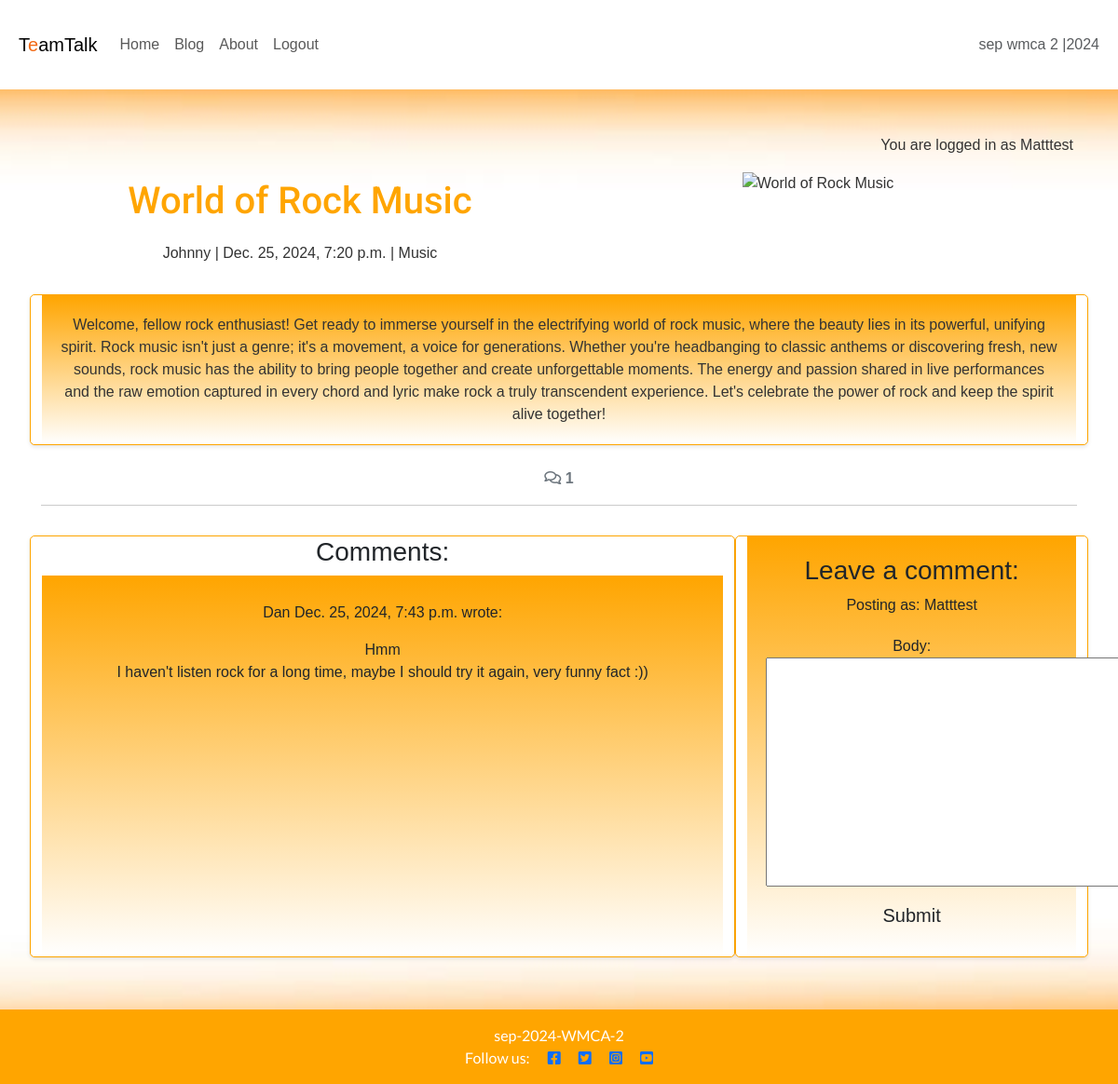
/blog/welcome-to-the-rock/ (signed in), run on the app's committed database.
### blog/models.py (models this page shows, shortened)
class Post(models.Model):
    title = models.CharField(max_length=100)
    slug = models.SlugField(max_length=100)
    author_id = models.ForeignKey(
    User, on_delete=models.CASCADE, related_name="blog_posts"
    )
    featured_image = CloudinaryField('image', default='placeholder')
    content = models.TextField()
    category = models.ForeignKey(
        Category,
        on_delete=models.SET_NULL,
        null=True,
        blank=True, related_name='posts', default=1)
    created_at = models.DateTimeField(auto_now_add=True)
    updated_at = models.DateTimeField(auto_now=True)
    status = models.CharField(
        max_length=20,
        choices=[('draft', 'Draft'), ('published', 'Published')],
        default='draft'
    )

class Category(models.Model):
    name = models.CharField(max_length=100, unique=True)
    description = models.TextField(blank=True, null=True)
    author = models.ForeignKey(User, on_delete=models.CASCADE, related_name="categories")

class Comment(models.Model):
    post = models.ForeignKey(Post, on_delete=models.CASCADE,
                             related_name="comments")
    author = models.ForeignKey(
        User, on_delete=models.CASCADE, related_name="commenter", default=1)
    body = models.TextField()
    created_on = models.DateTimeField(auto_now_add=True)
    approved = models.BooleanField(default=False)
    class Meta:
        ordering = ["created_on"]

### blog/views.py (the view, shortened to what this page needs)
# urls.py: path('<slug:slug>/', views.post_detail, name='post_detail'),
def post_detail(request, slug):
    queryset = Post.objects.filter(status='published')
    post = get_object_or_404(queryset, slug=slug)
    comments = post.comments.all().order_by("-created_on")
    category = post.category
    comment_count = post.comments.filter(approved=True).count()
    comment_form = CommentForm()
    return render(
        request,
        "blog/post_detail.html",
        {
            "post": post,
            "comments": comments,
            'category': category,
            "comment_count": comment_count,
            "comment_form": comment_form
        },
    )

### blog/forms.py
class CommentForm(forms.ModelForm):
    class Meta:
        model = Comment
        fields = ('body',)

### blog/templates/blog/post_detail.html (shortened to what this page needs)
{% extends 'base.html' %}
{% load static %}
{% load crispy_forms_tags %}
{% block content %}
<div class="masthead">
    <div class="container">
        <div class="row g-0">
            <div class="col-md-6 masthead-text">
                <h1>{{ post.title }}</h1>
                <p class="post-subtitle">{{ post.author_id }} | {{ post.created_at }} | {{ category.name }}</p>
            </div>
            <div class="d-none d-md-block col-md-6 masthead-image">
                {% if "placeholder" in post.featured_image.url %}
                <img src="{% static 'images/image1.jpg' %}" width="75%" class="scale" alt="placeholder">
                {% else %}
                <img src="{{ post.featured_image.url }}" width="75%" class="scale" alt="{{ post.title }}">
                {% endif %}
            </div>
        </div>
    </div>
</div>
<div class="container">
    <div class="row">
        <div class="col card mb-4  mt-3 left  top">
            <div class="card-body">
                <article class="card-text">
                    {{ post.content | safe }}
                </article>
            </div>
        </div>
    </div>
    <div class="row">
        <div class="col-12">
            <strong class="text-secondary">
                <i class="far fa-comments"></i> {{ comment_count }}
            </strong>
        </div>
        <div class="col-12">
            <hr>
        </div>
    </div>
    <div class="row">
        <div class="col-md-8 card mb-4 mt-3 ">
            <h3>Comments:</h3>
            <div class="card-body">
                {% for comment in comments %}
                <div
                    class="p-2 comments{% if not comment.approved and comment.author == user %} faded{% elif not comment.approved %} d-none{% endif %}">
                    <p class="font-weight-bold">
                        {{ comment.author }}
                        <span class="font-weight-normal">
                            {{ comment.created_on }}
                        </span> wrote:
                    </p>
                    <div id="comment{{ comment.id }}">
                        {{ comment.body | linebreaks }}
                    </div>
                </div>
                {% endfor %}
            </div>
        </div>
        <div class="col-md-4 card mb-4 mt-3 ">
            <div class="card-body">
                {% if user.is_authenticated %}
                <h3>Leave a comment:</h3>
                <p>Posting as: {{ user.username }}</p>
                <form id="commentForm" method="post" style="margin-top: 1.3em;">
                    {{ comment_form }}
                    <button id="submitButton" type="submit" class="btn btn-signup btn-lg">Submit</button>
                </form>
                {% else %}
                <p>
                    <a href="{% url 'account_login' %}" class="login-link">Log in to leave a comment</a>
                </p>
                {% endif %}
            </div>
        </div>
    </div>
</div>
{% endblock content %}

### templates/base.html (shortened to what this page needs)
{% load static %}
{% url 'post_detail' as post_detail_url %}
{% url 'home' as home_url %}
{% url 'about' as about_url %}
{% url 'account_login' as login_url %}
{% url 'account_signup' as signup_url %}
{% url 'account_logout' as logout_url %}
<!DOCTYPE html>
<html lang="en">
<head>
    <link rel="stylesheet" href="https://cdnjs.cloudflare.com/ajax/libs/font-awesome/5.15.3/css/all.min.css">
    <link href="https://cdn.jsdelivr.net/npm/bootstrap@5.3.3/dist/css/bootstrap.min.css" rel="stylesheet">
    <link rel="stylesheet" href="{% static 'css/style.css' %}">
</head>
<body class="d-flex flex-column min-vh-100 main-bg">
    <nav class="navbar navbar-expand-lg navbar-light bg-white">
        <div class="container-fluid">
            <a class="navbar-brand" href="{% url 'home' %}"><span class="brand">T<span class="red-o">e</span>am<span
                        class="thin">Talk</span></span></a>
            <div class="collapse navbar-collapse" id="navbarText">
                <ul class="navbar-nav me-auto mb-2 mb-lg-0">
                    <li class="nav-item">
                        <a class="nav-link {% if request.path == home_url %}active" aria-current="page{% endif %}"
                            href="{% url 'home' %}">Home</a>
                    </li>
                    <li class="nav-item">
                        <a class="nav-link {% if request.path == home_url %}active" aria-current="page{% endif %}"
                            href="{% url 'posts' %}">Blog</a>
                    </li>
                    <li class="nav-item">
                        <a class="nav-link {% if request.path == about_url %}active" aria-current="page{% endif %}"
                            href="{% url 'about' %}">About</a>
                    </li>
                    {% if user.is_authenticated %}
                    <li class="nav-item">
                        <a class="nav-link {% if request.path == logout_url %}active" aria-current="page{% endif %}"
                            href="{% url 'account_logout' %}">Logout</a>
                    </li>
                    {% endif %}
                </ul>
                <span class="navbar-text text-muted">
                    sep wmca 2 |2024
                </span>
            </div>
        </div>
    </nav>
    <main class="flex-shrink-0 flex-grow-1 main-bg">
        {% if user.is_authenticated %}
        <p class="text-end m-3">You are logged in as {{ user }}</p>
        {% else %}
        <p class="text-end m-3">You are not logged in</p>
        {% endif %}
        {% block content %}{% endblock content %}
    </main>
    <footer class="footer mt-auto py-3 dark-bg">
        <p class="m-0 text-center text-white">
      {% block copyright %}sep-2024-WMCA-2{% endblock copyright %}
</p>
<p class="m-0 text-center text-white">
    Follow us:
    <a href="https://www.facebook.com/" target="_blank"><i class="fab fa-facebook-square ms-3"></i></a>
    <a href="https://x.com/" target="_blank"><i class="fab fa-twitter-square ms-3"></i></a>
    <a href="https://www.instagram.com/" target="_blank"><i class="fab fa-instagram-square ms-3"></i></a>
    <a href="https://www.youtube.com/" target="_blank"><i class="fab fa-youtube-square ms-3"></i></a>
</p>
     </footer>
</body>
</html>

### static/css/style.css (style rules this page uses)
body { background-image: url(/static/images/TotFundal2.jpg); background-size: cover; background-position: center; background-repeat: no-repeat; margin: 0; font-family: Arial, sans-serif; background-color: #f7f7f7; color: #333333; }
.red-o { color: #f26914; }
header, footer { background-color: #f26914; color: white; text-align: center; padding: 1rem; font-family: 'Lato', sans-serif; }
footer { left: 0; bottom: 0; width: 100%; }
main { padding: 2rem; text-align: center; }
h1, h2 { margin: 0.5rem 0; font-family: "Roboto"; }
body { font-family: Arial, sans-serif; }
header, footer { text-align: center; background-color: orange; color: white; padding: 10px; }
h1, h2 { color: orange; margin-bottom: 20px; }
.container-fluid { padding: 20px; }
.card { border: 1px solid orange; border-radius: 5px; box-shadow: 0 2px 4px rgba(0, 0, 0, 0.1); }
.card-body { background: linear-gradient(to bottom, orange, white); padding: 20px; text-align: center; }
.card-text { color: #333; margin-bottom: 15px; }

### data on the page
Post: title "World of Rock Music", author_id "Johnny", created_at "Dec. 25, 2024, 7:20 p.m.", content "Welcome, fellow rock enthusiast! Get ready to immerse yourself in the electrifying world of rock music, where the beauty lies in its powerful, unifying spirit. Rock music isn't just a genre; it's a movement, a voice for generations. Whether you're headbanging to classic anthems or discovering fresh, new sounds, rock music has the ability to bring people together and create unforgettable moments. The energy and passion shared in live performances and the raw emotion captured in every chord and lyric make rock a truly transcendent experience. Let's celebrate the power of rock and keep the spirit alive together!"
Category: name "Music"
Comment: author "Dan", created_on "Dec. 25, 2024, 7:43 p.m.", body "Hmm I haven't listen rock for a long time, maybe I should try it again, very funny fact :))"

### other printed values
{{ user }} "Matttest"
{{ comment_count }} "1"
{{ user.username }} "Matttest"
